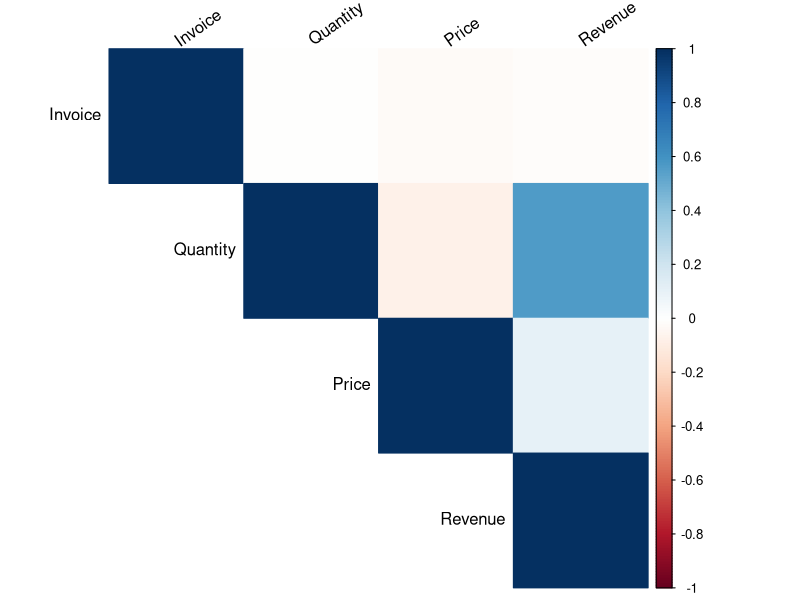

Write the R code that produced this figure.
## Creare vectors

ages <- c(12, 26, 34, 44, 55)

#Extract indexes 


which(ages > 40)
indexes <- which(ages > 40)

##Filter

values <-  ages[indexes]

## Descriptive stats of values 

summary(values)


## extract second index

ages[2]
## Replace it  with 15


ages[2] <-  15

# select 2 and 3 indexes

ages[c(2,3)]

## Calculate the length of vector 
length(ages)

#install.packages('lubridate')
library(readr)
library(dplyr)
#install.packages('lubridate')
library(lubridate)
library(dplyr)
#Todays date
##Date
Sys.Date()
today <-  Sys.Date()
today
date1 = '06/06/2016'
class(date1)

date2 <-  as.Date(date1,format = '%d/%m/%Y' )
class(date2)


##TIME

Sys.time()


##create sequence
seq(from =1 , to = 100, by = 5)

seq(from = as.Date('12/12/2020' , format = '%d/%m/%Y') ,
    to = as.Date('22/12/2020' , format = '%d/%m/%Y') , by = 1)

seq(from = as.Date('12/12/2020' , format = '%d/%m/%Y') ,
    to = as.Date('22/12/2022' , format = '%d/%m/%Y') , by = 'year')


## Predict
#General term used in machine learning and statistics.
#It means estimating an outcome based on input data — past or present.
#Predictions can be for any kind of variable: sales, disease risk, customer churn, etc.
#Usually used when the target doesn’t depend on time.

#Forecast
#Used specifically for time series data.
#It means predicting future values based on patterns observed in the past.
#A forecast always involves time progression (e.g., next day, next month).
#Usually produced by time series models such as ARIMA, ETS, or Prophet.



##Read dataset

df <-  read_csv('datedata.csv')

df %>%  head()
df %>%  glimpse()

df <-  df %>%  select(-...1 )

df %>%  glimpse()
df %>% is.na() %>% sum()


## Rename 

df %>%
  rename(NewName = StockCode)
##Mutate 

#Create new column



df %>%
  mutate(rev = Price * 0.9)



df %>%
  mutate(quantify_cat = case_when(
    Quantity < 5 ~ "low",
    TRUE ~ "high"       # default for all other cases
  ))


#check uniques

unique(df$StockCode)


length(unique(df$StockCode))

unique(df$Country)

unique(df$Description) 

#convert type
df %>%  glimpse()


df$InvoiceDate <-  as.Date(df$InvoiceDate)

df$Country <-  as.factor(df$Country)
df$Customer.ID <-  as.character(df$Customer.ID)
df %>%  glimpse()


# Select only numeric columns
num_df <- df %>% select(where(is.numeric))

# Compute correlation matrix
corr_matrix <- cor(num_df, use = "complete.obs")
print(corr_matrix)

#install.packages('corrplot')
library(corrplot)

#Plot Heatmap
corrplot(corr_matrix, method = "color", type = "upper", 
         tl.col = "black", tl.srt = 35)


#get differences between days 

df$dayDifference <- as.numeric(difftime(Sys.Date(), df$InvoiceDate, units = "days"))

#Arrange by Date
df %>% arrange(InvoiceDate)

#get min and max date


min(df$InvoiceDate)
max(df$InvoiceDate)

length(df$InvoiceDate)
unique(df$InvoiceDate)

#filter by date

filtered_df <- df %>%
  filter(InvoiceDate > as.Date("2010-04-06"))

filtered_df2 <- df %>%
  filter(InvoiceDate > as.Date("2010-02-28") & InvoiceDate < as.Date("2011-07-01"))

##extraxt year, month,day

df$month<- month(df$InvoiceDate,label = TRUE)
df$week<- week(df$InvoiceDate)
df$year<-year (df$InvoiceDate)
df$day<-day(df$InvoiceDate)
df$weekday<-weekdays(df$InvoiceDate)

##Sys.setlocale("LC_TIME", "en_US.UTF-8")

#filter year == 2010

df %>%
  filter(year(InvoiceDate) == 2010)

df %>%  filter(year == 2011)

#mean
df %>%
  group_by(year) %>%
  summarise(mean_quantity = mean(Quantity))



# group by monthly and weekly
for_monthly<- df %>% group_by(month,year) %>% 
  summarise(sales= sum(Quantity,na.rm = TRUE)) %>% arrange(year,month)


for_weekly<- df %>% group_by(month,year, week) %>% 
  summarise(sales= sum(Quantity,na.rm = TRUE)) %>% arrange(year,month)




write.csv(df,'for_monthly')


#Create time series dataset















